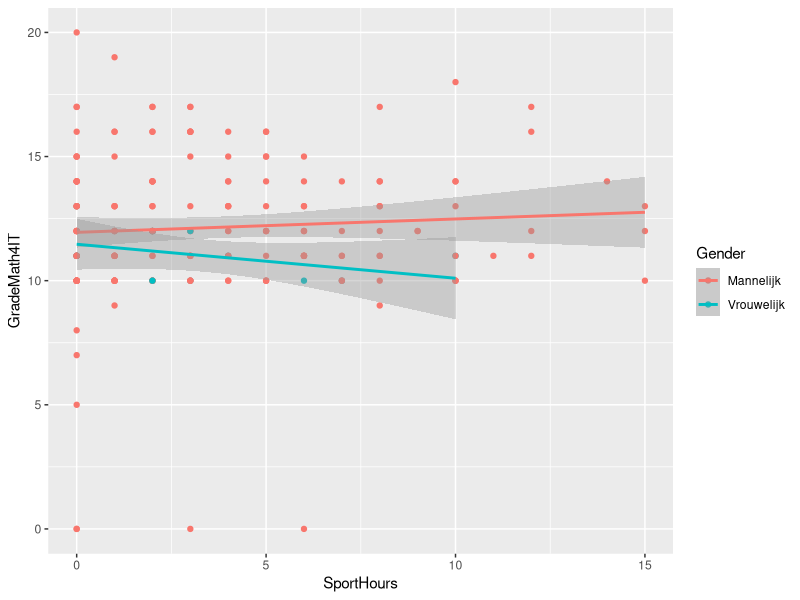

This figure's R source:
## ---- chunk 1
knitr::opts_chunk$set(echo = TRUE)
library(tidyverse)
## ---- chunk 2
data <- read_csv('../data/npe-1920-wiskundige-geletterdheid.csv')
usedData <- na.omit(data.frame(SportHours=data$SportHours,
                       GradeMath4IT=data$GradeMath4IT,
                       Gender=data$Gender))
glimpse(usedData)
## ---- chunk 3
ggplot(data = usedData, mapping = aes(x = SportHours, y = GradeMath4IT, col = Gender)) +
  geom_point() +
  geom_smooth(method = "lm", formula = y ~ x)
## ---- chunk 4
regr_alcoholmath <- lm(usedData$GradeMath4IT ~ usedData$SportHours)
regr_alcoholmath
## ---- chunk 5
correlatieCoefficient <- cor(x = usedData$SportHours, y = usedData$GradeMath4IT)
determinatieCoefficient <- correlatieCoefficient^2
correlatieCoefficient
determinatieCoefficient
## ---- chunk 6
mannelijk <- usedData[usedData$Gender == "Mannelijk",]
regr_mannelijk <- lm(mannelijk$GradeMath4IT ~ mannelijk$SportHours)
regr_mannelijk
correlatieCoefficient_mannen <- cor(x = mannelijk$GradeMath4IT, y = mannelijk$SportHours)
determinatieCoefficient_mannen <- cor(x = mannelijk$GradeMath4IT, y = mannelijk$SportHours)^2
correlatieCoefficient_mannen 
determinatieCoefficient_mannen
## ---- chunk 7
vrouwelijk <- usedData[usedData$Gender == "Vrouwelijk",]
regr_vrouwelijk <- lm(vrouwelijk$GradeMath4IT ~ vrouwelijk$SportHours)
regr_vrouwelijk
correlatieCoefficient_vrouwen <- cor(x = vrouwelijk$GradeMath4IT, y = vrouwelijk$SportHours)
determinatieCoefficient_vrouwen <- cor(x = vrouwelijk$GradeMath4IT, y = vrouwelijk$SportHours)^2
correlatieCoefficient_vrouwen 
determinatieCoefficient_vrouwen
